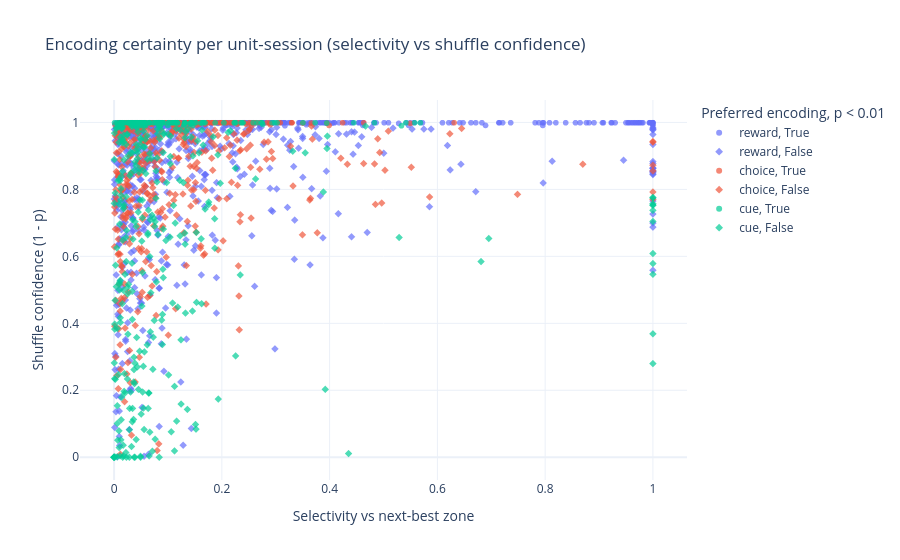
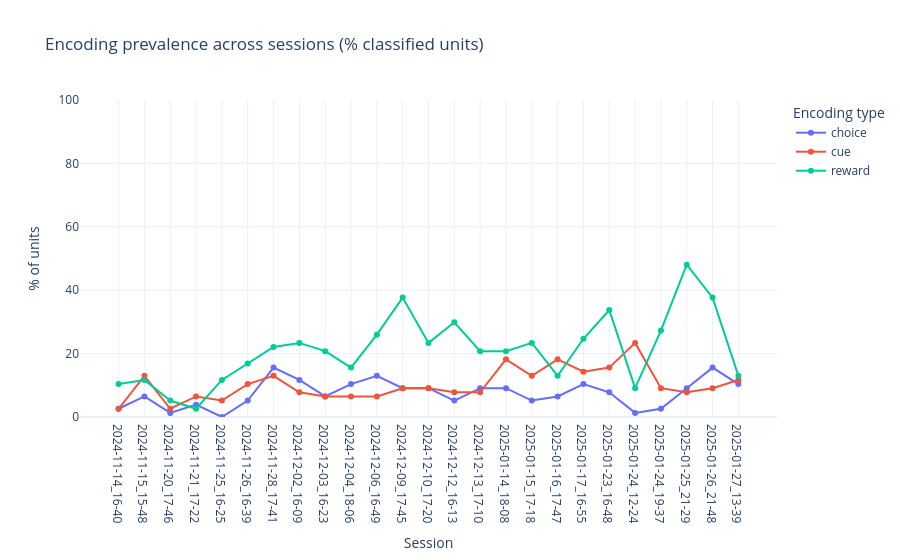

Source (notebook cell) for these figures, in order:
### Code cell
# Plots: encoding certainty and session dynamics
dfc = classification_trackwise.copy()

features = ["cue", "reward_approach", "reward"]
display_label_map = {"reward_approach": "choice"}
obs_cols = [f"obs_{f}" for f in features]
p_cols = [f"p_{f}" for f in features]
required = {"session_id", "unit", *obs_cols, *p_cols}

obs = dfc[obs_cols].to_numpy(dtype=float)
pvals = dfc[p_cols].to_numpy(dtype=float)

obs_filled = np.where(np.isfinite(obs), obs, -np.inf)
pref_idx = np.argmax(obs_filled, axis=1)
pref_obs = obs[np.arange(len(dfc)), pref_idx]

runner = obs_filled.copy()
runner[np.arange(len(dfc)), pref_idx] = -np.inf
runner_obs = np.max(runner, axis=1)
runner_obs = np.where(np.isfinite(runner_obs), runner_obs, np.nan)

# Selectivity against the next-best zone; close to 1 means strongly one-zone dominant.
selectivity_index = (pref_obs - runner_obs) / (
    np.abs(pref_obs) + np.abs(runner_obs) + 1e-12
)

pref_p = pvals[np.arange(len(dfc)), pref_idx]
shuffle_confidence = 1 - pref_p
is_significant_pref = pref_p < 0.01
preferred_feature = np.array(features, dtype=object)[pref_idx]
preferred_feature_display = pd.Series(preferred_feature).replace(display_label_map).to_numpy()

certainty_df = dfc[["session_id", "unit"]].copy()
certainty_df["preferred_feature"] = preferred_feature
certainty_df["preferred_feature_display"] = preferred_feature_display
certainty_df["pref_obs"] = pref_obs
certainty_df["runner_obs"] = runner_obs
certainty_df["selectivity_index"] = selectivity_index
certainty_df["pref_p"] = pref_p
certainty_df["shuffle_confidence"] = shuffle_confidence
certainty_df["certainty_score"] = certainty_df["selectivity_index"] * certainty_df["shuffle_confidence"]
certainty_df["is_significant_pref"] = is_significant_pref

print(
    f"unit-session rows: {len(certainty_df)} | unique units: {certainty_df['unit'].nunique()} | "
    f"unique sessions: {certainty_df['session_id'].nunique()}"
)

# Plot certainty of cell kind
fig_certainty = px.scatter(
    certainty_df,
    x="selectivity_index",
    y="shuffle_confidence",
    color="preferred_feature_display",
    symbol="is_significant_pref",
    opacity=0.7,
    hover_data={
        "session_id": True,
        "unit": True,
        "pref_obs": ':.4f',
        "runner_obs": ':.4f',
        "pref_p": ':.4g',
        "certainty_score": ':.4f',
    },
    title="Encoding certainty per unit-session (selectivity vs shuffle confidence)",
    labels={
        "selectivity_index": "Selectivity vs next-best zone",
        "shuffle_confidence": "Shuffle confidence (1 - p)",
        "preferred_feature_display": "Preferred encoding",
        "is_significant_pref": "p < 0.01",
    },
)
fig_certainty.update_layout(template="plotly_white")
fig_certainty.show()

# Plot session-wise change in encoding prevalence
flag_map = {
    "is_cue_cell": "cue",
    "is_reward_approach_cell": "choice",
    "is_reward_cell": "reward",
}
missing_flags = sorted(set(flag_map) - set(dfc.columns))

session_frac = (
    dfc.groupby("session_id", as_index=False)[list(flag_map.keys())]
    .mean()
    .rename(columns=flag_map)
)

session_long = session_frac.melt(
    id_vars="session_id",
    var_name="cell_type",
    value_name="fraction_units",
)
session_long["percent_units"] = 100.0 * session_long["fraction_units"]

session_long["session_dt"] = pd.to_datetime(session_long["session_id"], errors="coerce")
if session_long["session_dt"].notna().any():
    session_long = session_long.sort_values(["session_dt", "cell_type"])
else:
    session_long = session_long.sort_values(["session_id", "cell_type"])

fig_dynamics = px.line(
    session_long,
    x="session_id",
    y="percent_units",
    color="cell_type",
    markers=True,
    title="Encoding prevalence across sessions (% classified units)",
    labels={
        "session_id": "Session",
        "percent_units": "% of units",
        "cell_type": "Encoding type",
    },
)
fig_dynamics.update_layout(template="plotly_white")
fig_dynamics.update_yaxes(range=[0, 100])
fig_dynamics.show()

### Figure 1 — Plotly figure (JSON) as saved in the notebook; plotly's stock layout.template omitted (floating-point values rounded to 4 significant figures; data arrays with more than 128 entries replaced by an {"elided": "..."} marker saying what was removed)
{"data": [{"customdata": {"elided": "376x6 mixed values"}, "hovertemplate": "Preferred encoding=reward<br>p < 0.01=True<br>Selectivity vs next-best zone=%{x}<br>Shuffle confidence (1 - p)=%{y}<br>session_id=%{customdata[0]}<br>unit=%{customdata[1]}<br>pref_obs=%{customdata[2]:.4f}<br>runner_obs=%{customdata[3]:.4f}<br>pref_p=%{customdata[4]:.4g}<br>certainty_score=%{customdata[5]:.4f}<extra></extra>", "legendgroup": "reward, True", "marker": {"color": "#636efa", "opacity": 0.7, "symbol": "circle"}, "mode": "markers", "name": "reward, True", "showlegend": true, "type": "scattergl", "x": {"elided": "376 float values"}, "xaxis": "x", "y": {"elided": "376 float values"}, "yaxis": "y"}, {"customdata": {"elided": "480x6 mixed values"}, "hovertemplate": "Preferred encoding=reward<br>p < 0.01=False<br>Selectivity vs next-best zone=%{x}<br>Shuffle confidence (1 - p)=%{y}<br>session_id=%{customdata[0]}<br>unit=%{customdata[1]}<br>pref_obs=%{customdata[2]:.4f}<br>runner_obs=%{customdata[3]:.4f}<br>pref_p=%{customdata[4]:.4g}<br>certainty_score=%{customdata[5]:.4f}<extra></extra>", "legendgroup": "reward, False", "marker": {"color": "#636efa", "opacity": 0.7, "symbol": "diamond"}, "mode": "markers", "name": "reward, False", "showlegend": true, "type": "scattergl", "x": {"elided": "480 float values"}, "xaxis": "x", "y": {"elided": "480 float values"}, "yaxis": "y"}, {"customdata": {"elided": "127x6 mixed values"}, "hovertemplate": "Preferred encoding=choice<br>p < 0.01=True<br>Selectivity vs next-best zone=%{x}<br>Shuffle confidence (1 - p)=%{y}<br>session_id=%{customdata[0]}<br>unit=%{customdata[1]}<br>pref_obs=%{customdata[2]:.4f}<br>runner_obs=%{customdata[3]:.4f}<br>pref_p=%{customdata[4]:.4g}<br>certainty_score=%{customdata[5]:.4f}<extra></extra>", "legendgroup": "choice, True", "marker": {"color": "#EF553B", "opacity": 0.7, "symbol": "circle"}, "mode": "markers", "name": "choice, True", "showlegend": true, "type": "scattergl", "x": [0.02962, 0.06884, 0.1465, 0.008, 0.1336, 0.2899, 0.1602, 0.009408, 0.06581, 0.142, 0.05647, 0.2643, 0.2286, 0.2155, 0.1385, 0.03452, 0.1427, 0.2092, 0.13, 0.1979, 0.1562, 0.5499, 0.08647, 0.2303, 0.2552, 0.1586, 0.1645, 0.1691, 0.2838, 0.2351, 0.2239, 0.158, 0.05846, 0.1451, 0.1533, 0.1198, 0.1172, 0.08974, 0.2704, 0.07081, 0.1819, 0.2452, 0.424, 0.2068, 0.222, 0.256, 0.04148, 0.2186, 0.3503, 0.3303, 0.2509, 0.1141, 0.09673, 0.1381, 0.1129, 0.01691, 0.261, 0.1451, 0.08101, 0.1041, 0.01964, 0.1507, 0.002025, 0.1111, 0.07837, 0.08485, 0.1429, 0.1479, 0.0503, 0.06707, 0.1811, 0.0515, 0.02681, 0.2567, 0.2222, 0.1962, 0.1412, 0.399, 0.3951, 0.3082, 0.1736, 0.2061, 0.05895, 0.3295, 0.2886, 0.1735, 0.1217, 0.02233, 0.1889, 0.4634, 0.1554, 0.1378, 0.1454, 0.6311, 0.2415, 0.1843, 0.06019, 0.3045, 0.1875, 0.05083, 0.1745, 0.3662, 0.131, 0.1462, 0.05236, 0.02751, 0.03839, 0.1059, 0.0182, 0.199, 0.1452, 0.09475, 0.03358, 0.01489, 0.08748, 0.02262, 0.04138, 0.07158, 0.06684, 0.1223, 0.04787, 0.01932, 0.0734, 0.03333, 0.08403, 0.05499, 0.05704], "xaxis": "x", "y": [0.998, 0.999, 0.998, 0.997, 0.999, 0.993, 0.999, 0.999, 0.999, 0.999, 0.997, 0.999, 0.995, 0.999, 0.999, 0.999, 0.999, 0.999, 0.999, 0.999, 0.999, 0.997, 0.997, 0.999, 0.99, 0.995, 0.999, 0.995, 0.999, 0.999, 0.999, 0.999, 0.996, 0.999, 0.992, 0.993, 0.999, 0.999, 0.999, 0.995, 0.999, 0.995, 0.999, 0.999, 0.999, 0.998, 0.999, 0.999, 0.998, 0.999, 0.999, 0.999, 0.999, 0.999, 0.991, 0.997, 0.999, 0.999, 0.999, 0.999, 0.991, 0.997, 0.992, 0.991, 0.999, 0.997, 0.997, 0.999, 0.999, 0.995, 0.999, 0.99, 0.996, 0.999, 0.999, 0.999, 0.999, 0.991, 0.998, 0.999, 0.999, 0.999, 0.999, 0.999, 0.998, 0.999, 0.999, 0.999, 0.999, 0.999, 0.999, 0.999, 0.999, 0.999, 0.999, 0.999, 0.997, 0.999, 0.999, 0.997, 0.999, 0.998, 0.999, 0.999, 0.999, 0.999, 0.999, 0.999, 0.997, 0.999, 0.999, 0.999, 0.999, 0.999, 0.997, 0.999, 0.999, 0.996, 0.999, 0.999, 0.999, 0.999, 0.999, 0.999, 0.998, 0.993, 0.999], "yaxis": "y"}, {"customdata": {"elided": "335x6 mixed values"}, "hovertemplate": "Preferred encoding=choice<br>p < 0.01=False<br>Selectivity vs next-best zone=%{x}<br>Shuffle confidence (1 - p)=%{y}<br>session_id=%{customdata[0]}<br>unit=%{customdata[1]}<br>pref_obs=%{customdata[2]:.4f}<br>runner_obs=%{customdata[3]:.4f}<br>pref_p=%{customdata[4]:.4g}<br>certainty_score=%{customdata[5]:.4f}<extra></extra>", "legendgroup": "choice, False", "marker": {"color": "#EF553B", "opacity": 0.7, "symbol": "diamond"}, "mode": "markers", "name": "choice, False", "showlegend": true, "type": "scattergl", "x": {"elided": "335 float values"}, "xaxis": "x", "y": {"elided": "335 float values"}, "yaxis": "y"}, {"customdata": {"elided": "153x6 mixed values"}, "hovertemplate": "Preferred encoding=cue<br>p < 0.01=True<br>Selectivity vs next-best zone=%{x}<br>Shuffle confidence (1 - p)=%{y}<br>session_id=%{customdata[0]}<br>unit=%{customdata[1]}<br>pref_obs=%{customdata[2]:.4f}<br>runner_obs=%{customdata[3]:.4f}<br>pref_p=%{customdata[4]:.4g}<br>certainty_score=%{customdata[5]:.4f}<extra></extra>", "legendgroup": "cue, True", "marker": {"color": "#00cc96", "opacity": 0.7, "symbol": "circle"}, "mode": "markers", "name": "cue, True", "showlegend": true, "type": "scattergl", "x": {"elided": "153 float values"}, "xaxis": "x", "y": {"elided": "153 float values"}, "yaxis": "y"}, {"customdata": {"elided": "454x6 mixed values"}, "hovertemplate": "Preferred encoding=cue<br>p < 0.01=False<br>Selectivity vs next-best zone=%{x}<br>Shuffle confidence (1 - p)=%{y}<br>session_id=%{customdata[0]}<br>unit=%{customdata[1]}<br>pref_obs=%{customdata[2]:.4f}<br>runner_obs=%{customdata[3]:.4f}<br>pref_p=%{customdata[4]:.4g}<br>certainty_score=%{customdata[5]:.4f}<extra></extra>", "legendgroup": "cue, False", "marker": {"color": "#00cc96", "opacity": 0.7, "symbol": "diamond"}, "mode": "markers", "name": "cue, False", "showlegend": true, "type": "scattergl", "x": {"elided": "454 float values"}, "xaxis": "x", "y": {"elided": "454 float values"}, "yaxis": "y"}], "layout": {"legend": {"title": {"text": "Preferred encoding, p < 0.01"}, "tracegroupgap": 0}, "title": {"text": "Encoding certainty per unit-session (selectivity vs shuffle confidence)"}, "xaxis": {"anchor": "y", "domain": [0, 1], "title": {"text": "Selectivity vs next-best zone"}}, "yaxis": {"anchor": "x", "domain": [0, 1], "title": {"text": "Shuffle confidence (1 - p)"}}}}

### Figure 2 — Plotly figure (JSON) as saved in the notebook; plotly's stock layout.template omitted (floating-point values rounded to 4 significant figures)
{"data": [{"hovertemplate": "Encoding type=choice<br>Session=%{x}<br>% of units=%{y}<extra></extra>", "legendgroup": "choice", "line": {"color": "#636efa", "dash": "solid"}, "marker": {"symbol": "circle"}, "mode": "lines+markers", "name": "choice", "orientation": "v", "showlegend": true, "type": "scatter", "x": ["2024-11-14_16-40", "2024-11-15_15-48", "2024-11-20_17-46", "2024-11-21_17-22", "2024-11-25_16-25", "2024-11-26_16-39", "2024-11-28_17-41", "2024-12-02_16-09", "2024-12-03_16-23", "2024-12-04_18-06", "2024-12-06_16-49", "2024-12-09_17-45", "2024-12-10_17-20", "2024-12-12_16-13", "2024-12-13_17-10", "2025-01-14_18-08", "2025-01-15_17-18", "2025-01-16_17-47", "2025-01-17_16-55", "2025-01-23_16-48", "2025-01-24_12-24", "2025-01-24_19-37", "2025-01-25_21-29", "2025-01-26_21-48", "2025-01-27_13-39"], "xaxis": "x", "y": [2.597, 6.494, 1.299, 3.896, 0.0, 5.195, 15.58, 11.69, 6.494, 10.39, 12.99, 9.091, 9.091, 5.195, 9.091, 9.091, 5.195, 6.494, 10.39, 7.792, 1.299, 2.597, 9.091, 15.58, 10.39], "yaxis": "y"}, {"hovertemplate": "Encoding type=cue<br>Session=%{x}<br>% of units=%{y}<extra></extra>", "legendgroup": "cue", "line": {"color": "#EF553B", "dash": "solid"}, "marker": {"symbol": "circle"}, "mode": "lines+markers", "name": "cue", "orientation": "v", "showlegend": true, "type": "scatter", "x": ["2024-11-14_16-40", "2024-11-15_15-48", "2024-11-20_17-46", "2024-11-21_17-22", "2024-11-25_16-25", "2024-11-26_16-39", "2024-11-28_17-41", "2024-12-02_16-09", "2024-12-03_16-23", "2024-12-04_18-06", "2024-12-06_16-49", "2024-12-09_17-45", "2024-12-10_17-20", "2024-12-12_16-13", "2024-12-13_17-10", "2025-01-14_18-08", "2025-01-15_17-18", "2025-01-16_17-47", "2025-01-17_16-55", "2025-01-23_16-48", "2025-01-24_12-24", "2025-01-24_19-37", "2025-01-25_21-29", "2025-01-26_21-48", "2025-01-27_13-39"], "xaxis": "x", "y": [2.597, 12.99, 2.597, 6.494, 5.195, 10.39, 12.99, 7.792, 6.494, 6.494, 6.494, 9.091, 9.091, 7.792, 7.792, 18.18, 12.99, 18.18, 14.29, 15.58, 23.38, 9.091, 7.792, 9.091, 11.69], "yaxis": "y"}, {"hovertemplate": "Encoding type=reward<br>Session=%{x}<br>% of units=%{y}<extra></extra>", "legendgroup": "reward", "line": {"color": "#00cc96", "dash": "solid"}, "marker": {"symbol": "circle"}, "mode": "lines+markers", "name": "reward", "orientation": "v", "showlegend": true, "type": "scatter", "x": ["2024-11-14_16-40", "2024-11-15_15-48", "2024-11-20_17-46", "2024-11-21_17-22", "2024-11-25_16-25", "2024-11-26_16-39", "2024-11-28_17-41", "2024-12-02_16-09", "2024-12-03_16-23", "2024-12-04_18-06", "2024-12-06_16-49", "2024-12-09_17-45", "2024-12-10_17-20", "2024-12-12_16-13", "2024-12-13_17-10", "2025-01-14_18-08", "2025-01-15_17-18", "2025-01-16_17-47", "2025-01-17_16-55", "2025-01-23_16-48", "2025-01-24_12-24", "2025-01-24_19-37", "2025-01-25_21-29", "2025-01-26_21-48", "2025-01-27_13-39"], "xaxis": "x", "y": [10.39, 11.69, 5.195, 2.597, 11.69, 16.88, 22.08, 23.38, 20.78, 15.58, 25.97, 37.66, 23.38, 29.87, 20.78, 20.78, 23.38, 12.99, 24.68, 33.77, 9.091, 27.27, 48.05, 37.66, 12.99], "yaxis": "y"}], "layout": {"legend": {"title": {"text": "Encoding type"}, "tracegroupgap": 0}, "title": {"text": "Encoding prevalence across sessions (% classified units)"}, "xaxis": {"anchor": "y", "domain": [0, 1], "title": {"text": "Session"}}, "yaxis": {"anchor": "x", "domain": [0, 1], "range": [0, 100], "title": {"text": "% of units"}}}}
